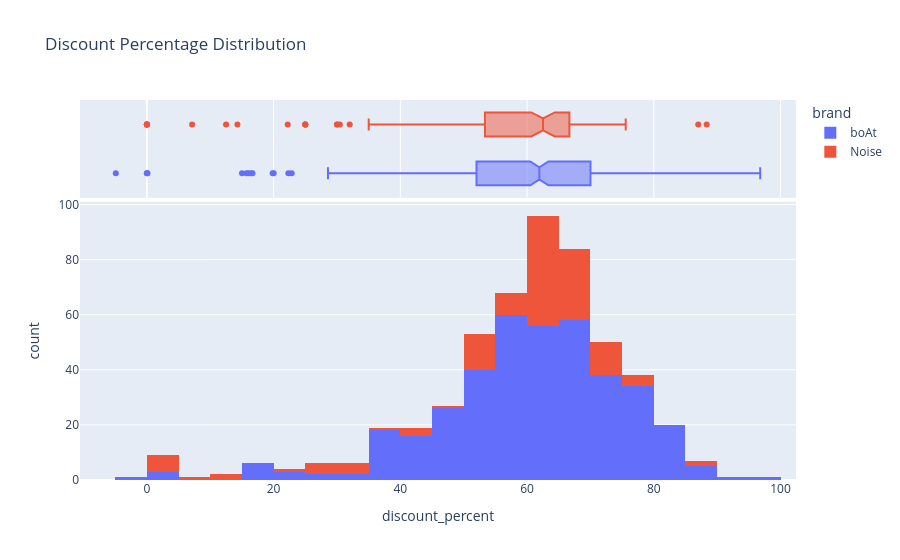

The notebook cell this image was saved under:
### Code cell
px.histogram(
    df,
    x='discount_percent',
    color='brand',
    nbins=25,
    marginal='box',
    title='Discount Percentage Distribution'
)

### Figure 1 — Plotly figure (JSON) as saved in the notebook; plotly's stock layout.template omitted (floating-point values rounded to 4 significant figures; data arrays with more than 128 entries replaced by an {"elided": "..."} marker saying what was removed)
{"data": [{"bingroup": "x", "hovertemplate": "brand=boAt<br>discount_percent=%{x}<br>count=%{y}<extra></extra>", "legendgroup": "boAt", "marker": {"color": "#636efa", "pattern": {"shape": ""}}, "name": "boAt", "nbinsx": 25, "orientation": "v", "showlegend": true, "type": "histogram", "x": {"elided": "390 float values"}, "xaxis": "x", "yaxis": "y"}, {"hovertemplate": "brand=boAt<br>discount_percent=%{x}<extra></extra>", "legendgroup": "boAt", "marker": {"color": "#636efa"}, "name": "boAt", "notched": true, "showlegend": false, "type": "box", "x": {"elided": "390 float values"}, "xaxis": "x2", "yaxis": "y2"}, {"bingroup": "x", "hovertemplate": "brand=Noise<br>discount_percent=%{x}<br>count=%{y}<extra></extra>", "legendgroup": "Noise", "marker": {"color": "#EF553B", "pattern": {"shape": ""}}, "name": "Noise", "nbinsx": 25, "orientation": "v", "showlegend": true, "type": "histogram", "x": [71.45, 65.73, 56.69, 70.92, 64.46, 66.68, 66.01, 75.57, 14.29, 44.02, 50.02, 66.69, 75.01, 66.26, 63.65, 54.56, 12.5, 72.74, 61.68, 25.01, 35.01, 22.23, 60.02, 50.02, 25.0, 7.14, 63.65, 30.01, 56.02, 32.01, 62.52, 0.0, 47.39, 30.45, 66.68, 66.68, 64.46, 62.88, 50.03, 60.74, 64.31, 60.02, 66.69, 0.0, 67.52, 60.02, 62.52, 75.02, 62.52, 62.52, 72.52, 60.02, 54.3, 65.02, 62.88, 50.01, 66.69, 53.35, 70.01, 65.73, 70.01, 66.69, 71.45, 53.35, 53.35, 60.02, 60.02, 60.02, 66.69, 51.44, 66.68, 65.47, 62.52, 62.52, 68.59, 68.59, 62.52, 70.01, 0.0, 56.69, 56.69, 63.65, 63.35, 70.01, 68.01, 68.59, 75.57, 66.69, 65.73, 60.02, 60.02, 60.02, 65.02, 74.31, 0.0, 72.52, 69.1, 60.01, 60.01, 64.46, 42.86, 50.05, 40.04, 0.0, 50.01, 60.02, 60.02, 60.02, 0.0, 87.01, 88.34, 25.0, 25.0, 60.02, 57.16, 68.59, 57.51, 30.01, 71.44, 60.02, 56.69, 56.02, 50.03, 65.03, 64.01, 64.29, 62.52, 63.35], "xaxis": "x", "yaxis": "y"}, {"hovertemplate": "brand=Noise<br>discount_percent=%{x}<extra></extra>", "legendgroup": "Noise", "marker": {"color": "#EF553B"}, "name": "Noise", "notched": true, "showlegend": false, "type": "box", "x": [71.45, 65.73, 56.69, 70.92, 64.46, 66.68, 66.01, 75.57, 14.29, 44.02, 50.02, 66.69, 75.01, 66.26, 63.65, 54.56, 12.5, 72.74, 61.68, 25.01, 35.01, 22.23, 60.02, 50.02, 25.0, 7.14, 63.65, 30.01, 56.02, 32.01, 62.52, 0.0, 47.39, 30.45, 66.68, 66.68, 64.46, 62.88, 50.03, 60.74, 64.31, 60.02, 66.69, 0.0, 67.52, 60.02, 62.52, 75.02, 62.52, 62.52, 72.52, 60.02, 54.3, 65.02, 62.88, 50.01, 66.69, 53.35, 70.01, 65.73, 70.01, 66.69, 71.45, 53.35, 53.35, 60.02, 60.02, 60.02, 66.69, 51.44, 66.68, 65.47, 62.52, 62.52, 68.59, 68.59, 62.52, 70.01, 0.0, 56.69, 56.69, 63.65, 63.35, 70.01, 68.01, 68.59, 75.57, 66.69, 65.73, 60.02, 60.02, 60.02, 65.02, 74.31, 0.0, 72.52, 69.1, 60.01, 60.01, 64.46, 42.86, 50.05, 40.04, 0.0, 50.01, 60.02, 60.02, 60.02, 0.0, 87.01, 88.34, 25.0, 25.0, 60.02, 57.16, 68.59, 57.51, 30.01, 71.44, 60.02, 56.69, 56.02, 50.03, 65.03, 64.01, 64.29, 62.52, 63.35], "xaxis": "x2", "yaxis": "y2"}], "layout": {"barmode": "relative", "legend": {"title": {"text": "brand"}, "tracegroupgap": 0}, "title": {"text": "Discount Percentage Distribution"}, "xaxis": {"anchor": "y", "domain": [0, 1], "title": {"text": "discount_percent"}}, "xaxis2": {"anchor": "y2", "domain": [0, 1], "matches": "x", "showgrid": true, "showticklabels": false}, "yaxis": {"anchor": "x", "domain": [0, 0.7326], "title": {"text": "count"}}, "yaxis2": {"anchor": "x2", "domain": [0.7426, 1], "matches": "y2", "showgrid": false, "showline": false, "showticklabels": false, "ticks": ""}}}
